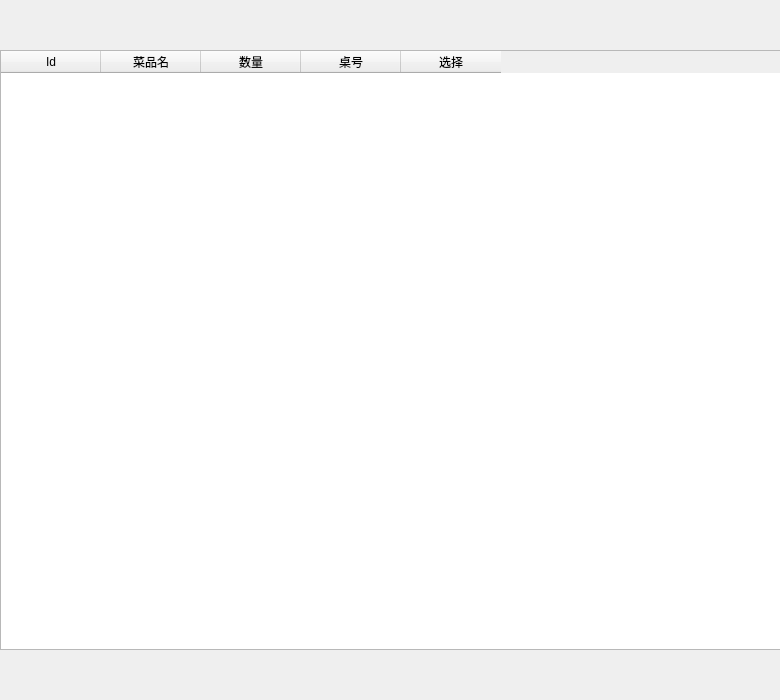
<?xml version="1.0" encoding="UTF-8"?>
<ui version="4.0">
 <class>unfinished_show</class>
 <widget class="QWidget" name="unfinished_show">
  <property name="geometry">
   <rect>
    <x>0</x>
    <y>0</y>
    <width>780</width>
    <height>700</height>
   </rect>
  </property>
  <property name="windowTitle">
   <string>Form</string>
  </property>
  <widget class="QTableWidget" name="unfinished_table">
   <property name="geometry">
    <rect>
     <x>0</x>
     <y>50</y>
     <width>800</width>
     <height>600</height>
    </rect>
   </property>
   <property name="minimumSize">
    <size>
     <width>800</width>
     <height>600</height>
    </size>
   </property>
   <column>
    <property name="text">
     <string>Id</string>
    </property>
   </column>
   <column>
    <property name="text">
     <string>菜品名</string>
    </property>
   </column>
   <column>
    <property name="text">
     <string>数量</string>
    </property>
   </column>
   <column>
    <property name="text">
     <string>桌号</string>
    </property>
   </column>
   <column>
    <property name="text">
     <string>选择</string>
    </property>
   </column>
  </widget>
 </widget>
 <resources/>
 <connections/>
</ui>
